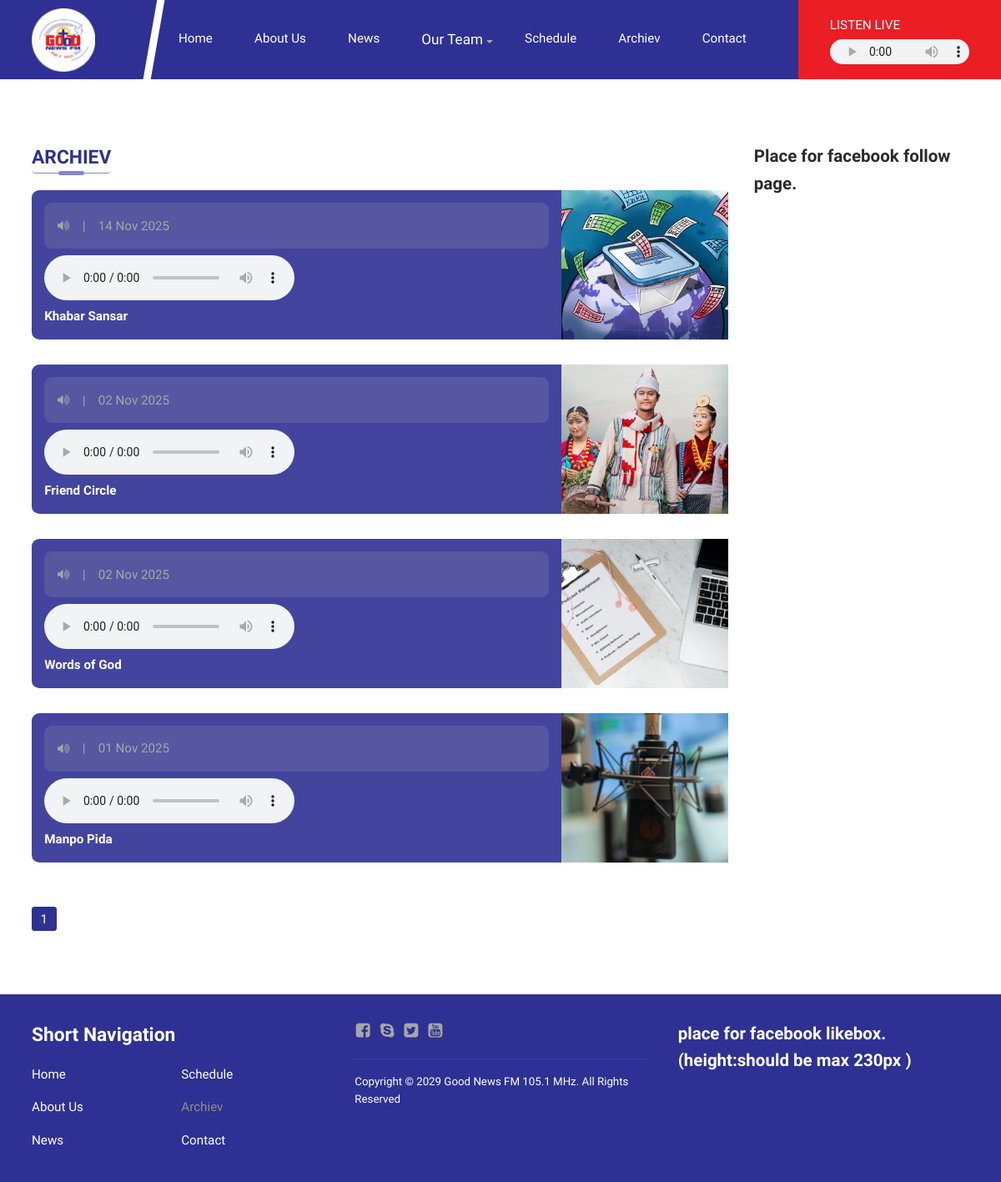
The page /archiev/ on the database its author committed.
### fm/models.py (models this page shows, shortened)
class MediaFile(models.Model):
    file = models.FileField(upload_to='cabinet/library/')
    uploaded_at = models.DateTimeField(auto_now_add=True)
    alt_text = models.CharField(max_length=200, blank=True, help_text="Optional description")
    class Meta:
        ordering = ['-uploaded_at']

class ArchiveProgram(models.Model):
    program_name = models.CharField(max_length=200)
    broadcast_date = models.DateField(default=timezone.now)
    audio_file = models.ForeignKey(MediaFile, on_delete=models.PROTECT,
                                   related_name='archive_audio')
    featured_image = models.ForeignKey(MediaFile, on_delete=models.SET_NULL,
                                       null=True, blank=True,
                                       related_name='archive_images')
    class Meta:
        ordering = ['-broadcast_date']

### fmSite/views.py (the view)
# urls.py: path('archiev/', views.archievPage, name='archiev'),
def archievPage(request):
    archievPrograms = ArchiveProgram.objects.values('program_name') \
        .annotate(latest_id=Max('id')) \
        .values_list('latest_id', flat=True)
    programs = ArchiveProgram.objects.filter(id__in=archievPrograms) \
        .order_by('-broadcast_date')
    paginator = Paginator(programs, 5)
    page_number = request.GET.get('page')
    page_obj = paginator.get_page(page_number)
    return render(request, 'archiev.html', {'page_obj': page_obj, 'title': 'Program Archiev'})

### fm/context_processors.py (called while the page is built)
def site_logo(request):
    logo = SiteLogo.objects.first()
    return {'site_logo': logo}

### templates/archiev.html (shortened to what this page needs)
{% extends 'base.html' %}
{% load static %}
{% load filters %}
{% block content %}
<div class="wrapper dg listing mt80">
	<div class="col_9">
		<h5 class="bl-title">Archiev</h5>
		<div class="listing dg archiev">
			{% for ap in page_obj %}
			<a class="archiev_item col_12 df" href="{% url 'program_detail' ap.id %}">
				<aside class="archiev_name dfc">
					<figure class="df archiev_sign df">
						<i class="cf cf-volume-up"></i> |
						<time>{{ ap.broadcast_date|date:"d M Y" }}</time>
					</figure>
					{% if ap.audio_file %}
					<audio controls>
						<source src="{{ ap.audio_file.file.url }}" type="audio/mpeg">
					</audio>
					{% endif %}
					<h6 class="archiev_title">{{ ap.program_name }}</h6>
				</aside>
				{% if ap.featured_image %}
				<img src="{{ ap.featured_image.file.url }}" alt="{{ ap.program_name }}" width="200">
				{% endif %}
			</a>
			{% endfor %}
			<div class="mt-3 paginate col_12 df gap-1">
				{% for num in page_obj.paginator.page_range %}
					{% if page_obj.number == num %}
						<span class="page-numbers current">{{ num }}</span>
					{% elif num > page_obj.number|add:-3 and num < page_obj.number|add:3 or num == 1 or num == page_obj.paginator.num_pages %}
						<a class="page-numbers" href="?page={{ num }}">{{ num }}</a>
					{% elif num == page_obj.number|add:-4 or num == page_obj.number|add:4 %}
						<span class="page-numbers">...</span>
					{% endif %}
				{% endfor %}
			</div>
		</div>
	</div>
	<div class="col_3">
		<h4>Place for facebook follow page.</h4>
	</div>
</div>
{% endblock %}

### templates/header.html (shortened to what this page needs)
{% load static %}
<!DOCTYPE html>
<html lang="en">
<head>
	<link rel="stylesheet" type="text/css" href="{% static 'css/font-styles.css' %}">
	<link rel="stylesheet" type="text/css" href="{% static 'css/owl.carousel.min.css' %}">
	<link rel="stylesheet" type="text/css" href="{% static 'css/jquery.lightbox.min.css' %}">
	<link rel="stylesheet" type="text/css" href="{% static 'css/front.css' %}">
</head>
<body>
	<header class="header">
		<nav class="wrapper df nav">
			<a class="logo" href="{% url 'home' %}">
				{% with logo=site_logo.logo %}
					{% if logo %}
						<img src="{{ logo.file.url }}" alt="Site Logo" class="logo">
					{% else %}
						<img src="{% static 'images/fav.png' %}" alt="Default Logo" class="logo">
					{% endif %}
				{% endwith %}
			</a>
			<ul class="nav_ul df">
				<li class="nav_li">
					<a class="nav_a {% if request.path == '/' %}active{% endif %}" href="{% url 'home' %}">Home</a>
				</li>
				<li class="nav_li">
					<a class="nav_a {% if request.path == '/about' %}active{% endif %}" href="{% url 'about' %}">About Us</a>
				</li>
				<li class="nav_li">
					<a class="nav_a {% if request.path == '/news' %}active{% endif %}" href="{% url 'news' %}">News</a>
				</li>
                <li class="nav_li drop"><a href="#" class="nav_a h5 db {% if request.path == '/team' %}active{% endif %}">Our Team</a>
                </li>
				<li class="nav_li">
					<a class="nav_a {% if request.path == '/program-schedule' %}active{% endif %}" href="{% url 'program-schedule' %}">Schedule</a>
				</li>
				<li class="nav_li">
					<a class="nav_a {% if request.path == '/archiev' %}active{% endif %}" href="{% url 'archiev' %}">Archiev</a>
				</li>
				<li class="nav_li">
					<a class="nav_a {% if request.path == '/contact' %}active{% endif %}" href="{% url 'contact' %}">Contact</a>
				</li>
			</ul>
			<figure class="live dfc">
				<figcaption>Listen Live</figcaption>
				<audio controls>
					<source src="https://streaming.softnep.net:10988/;stream.nsv&type=mp3&volume=60">
				</audio>
			</figure>
		</nav>
	</header>

### static/css/front.css (style rules this page uses)
@media (prefers-reduced-motion: no-preference) { :root { scroll-behavior: smooth; scrollbar-color: #3436a7 #8b8e8b !important; scrollbar-width: thin !important; } }
html { scroll-behavior: smooth; }
@media (max-width: 80em) { html { font-size: 95%; } }
html, body { -webkit-text-size-adjust: 100%; font-family: "Overpass", sans-serif; line-height: 1.6; color: #2A2B2A; -webkit-font-smoothing: antialiased; height: 100%; }
body { font-size: 1rem; }
* { margin: 0; padding: 0; }
*, *::before, *::after { box-sizing: border-box; }
a { font-family: "Chivo", sans-serif; text-decoration: none; color: #2A2B2A; -webkit-transition: 0.5s ease-in-out all; -moz-transition: 0.5s ease-in-out all; -ms-transition: 0.5s ease-in-out all; -o-transition: 0.5s ease-in-out all; transition: 0.5s ease-in-out all; }
ul, ol { list-style-type: none; margin: 0; padding: 0; }
.col_3 { grid-column: span 3; }
.col_9 { grid-column: span 9; }
.col_12 { grid-column: span 12; }
h4, .h4 { font-size: 1.35rem; }
h5, .h5 { font-size: 1.125rem; }
h6, .h6 { font-size: 1rem; }
.df { display: flex; }
.db { display: block; }
.dg { display: grid; }
.wrapper { max-width: 100%; margin-left: auto; margin-right: auto; padding-left: 2.5rem; padding-right: 2.5rem; }
.dfc { display: flex; flex-direction: column; }
.dg { grid-template-columns: repeat(12, 1fr); }
img { vertical-align: middle; max-width: 100%; }
.mt80 { margin: 5rem 0 0; }
.header { padding: 0.625rem 0; background-color: #2E3094; position: relative; z-index: 3; }
.header:before, .header:after { content: ""; position: absolute; z-index: -1; }
@media (min-width: 992px) { .header:before { width: .6rem; height: calc( 100% + 6px ); background-color: #ffffff; left: 15%; transform: rotate(10deg); top: -3px; } }
.header:after { right: 0; background-color: #EB1D25; }
@media (min-width: 992px) { .header:after { top: 0; height: 100%; width: 16rem; } }
.header .logo { width: 5rem; }
.nav { grid-gap: 2.5rem; align-items: center; justify-content: space-between; position: relative; }
.nav_ul { grid-gap: 1.5rem; }
.nav_li.drop, .nav_li.with-drop { position: relative; }
.nav_li.drop:before, .nav_li.with-drop:before { transition: all ease-in-out .5s; content: ""; border-right: 4px solid transparent; border-left: 4px solid transparent; right: 2px; top: 1.4rem; position: absolute; border-top: 4px solid #A5A7A5; z-index: 1; }
.nav_a { color: #ffffff; display: block; padding: .5rem .9rem; }
.live { color: #ffffff; text-transform: uppercase; grid-gap: 0.3rem; }
.live audio { width: 11rem; height: 2rem; }
.bl-title { text-transform: uppercase; font-size: 1.5rem; color: #2E3094; -webkit-border-radius: 0.3rem; -moz-border-radius: 0.3rem; border-radius: 0.3rem; display: inline-block; position: relative; border-bottom: 1px solid #8384d8; margin: 0 0 1.3rem; }
.bl-title:before { content: ""; width: 2rem; height: .3rem; background-color: #8384d8; position: absolute; bottom: -.15rem; left: calc( 50% - 1rem ); -webkit-border-radius: 0.3rem; -moz-border-radius: 0.3rem; border-radius: 0.3rem; }
.archiev { grid-gap: 1rem; }
.archiev_name { background-color: rgba(46, 48, 148, 0.9); grid-gap: 0.5rem; border-top-left-radius: .6rem; border-bottom-left-radius: .6rem; padding: 1rem; -webkit-transition: all linear 0.3s; -moz-transition: all linear 0.3s; -ms-transition: all linear 0.3s; -o-transition: all linear 0.3s; transition: all linear 0.3s; }
.archiev img { object-fit: cover; }
.archiev_title { color: #ffffff; }
.archiev_sign { grid-gap: 1rem; align-items: center; background-color: rgba(165, 167, 165, 0.2); -webkit-border-radius: 0.6rem; -moz-border-radius: 0.6rem; border-radius: 0.6rem; padding: 1rem; color: #A5A7A5; }
.archiev_sign .cf { line-height: .6rem; }
.listing { grid-gap: 2rem; }
.listing.archiev .archiev_item .archiev_name { flex: 1; }
.paginate { margin-top: 1.5rem; }
.page-numbers { padding: .5rem .63rem .3rem; -webkit-border-radius: 0.2rem; -moz-border-radius: 0.2rem; border-radius: 0.2rem; border: 1px solid #2E3094; line-height: 1; color: #2A2B2A; }
.page-numbers.current, .page-numbers:hover { border-color: #2E3094; color: #ffffff; background-color: #2E3094; }
.page-numbers, .page-numbers.current, .page-numbersspan.page-numbers { margin-right: .5rem; }

### rows shown on the page
MediaFile: file (picture)
ArchiveProgram: broadcast_date "14 Nov 2025", program_name "Khabar Sansar", featured_image.file (picture)
ArchiveProgram: broadcast_date "02 Nov 2025", program_name "Friend Circle", featured_image.file (picture)
ArchiveProgram: broadcast_date "02 Nov 2025", program_name "Words of God", featured_image.file (picture)
ArchiveProgram: broadcast_date "01 Nov 2025", program_name "Manpo Pida", featured_image.file (picture)

### other values the page prints
{{ num }} "1"
